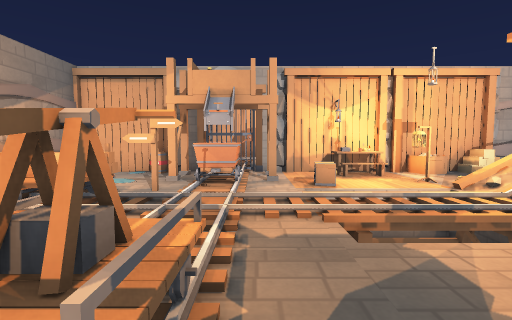
[1] (above)

16 first-person views from a walk through a level from a Godot 3-D game. The camera is 1.2 m above the floor, tilts 4° down and sees 85° across. Doors that lead somewhere are drawn open, without their leaves. The floor is counted in squares, 1 m on a side. Each view is taken from the middle of a square. On the plan, view 1 faces up. The plan holds only what a view shows up to about 13 squares ahead; the rest is blank. The place goes on beyond the plan. Surface patterns are stand-ins for the level's own textures.

[2]
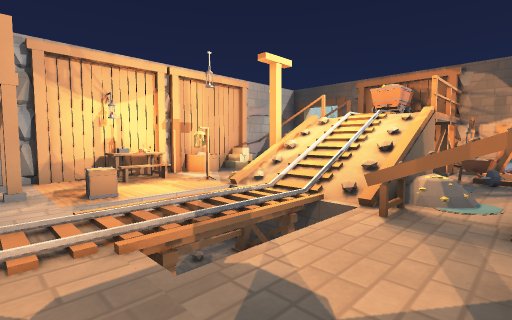

[3]
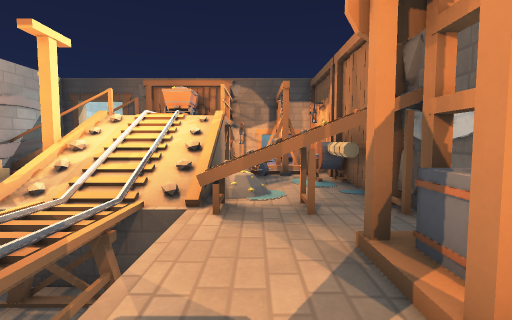

[4]
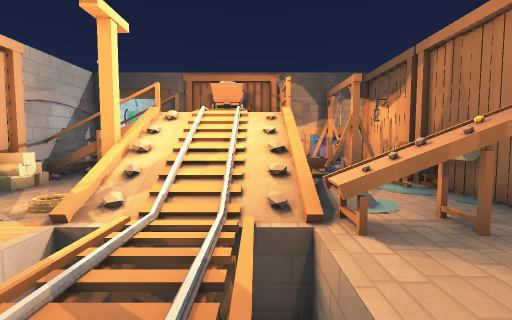

[5]
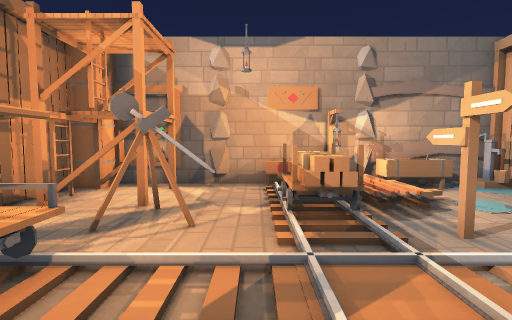

[6]
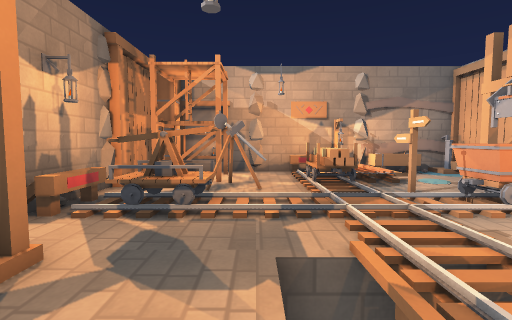

[7]
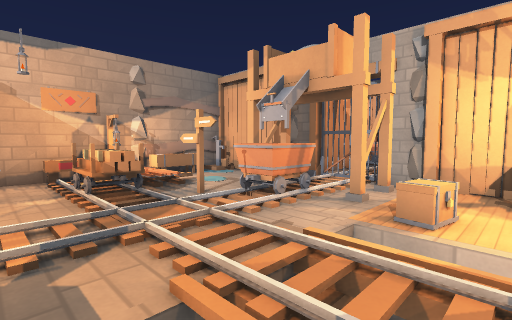

[8]
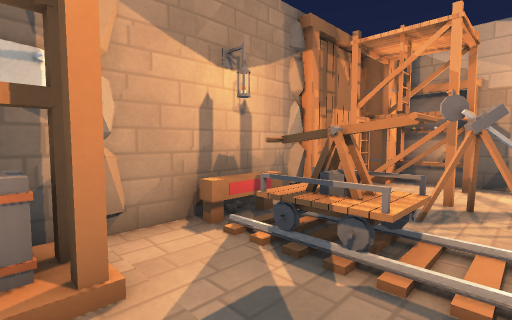

[9]
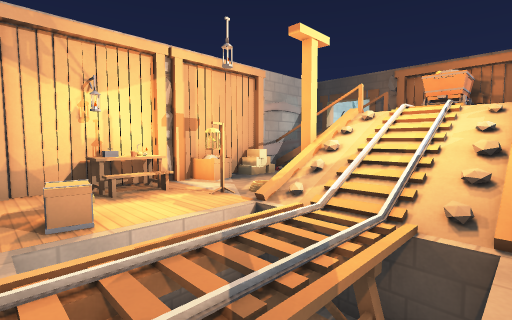

[10]
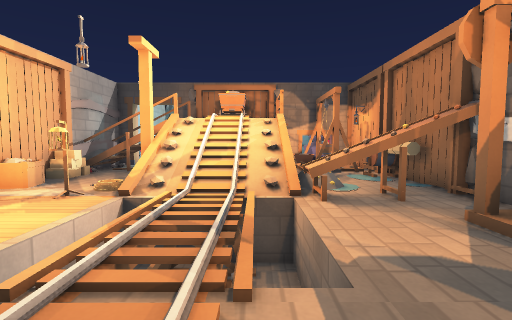

[11]
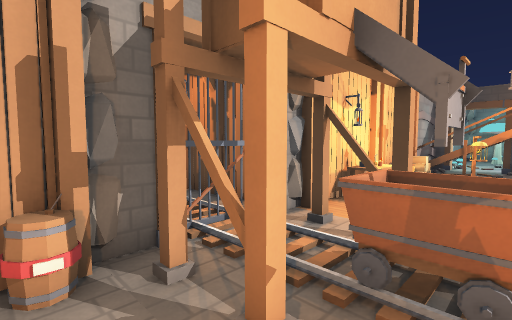

[12]
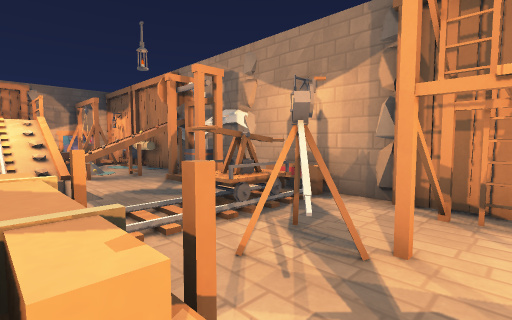

[13]
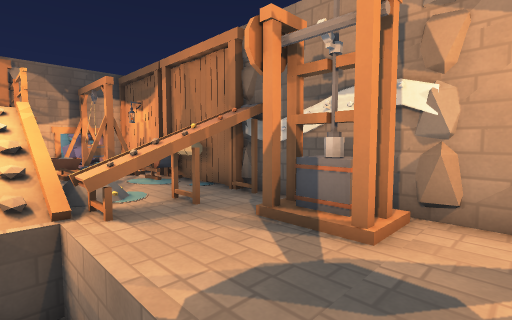

[14]
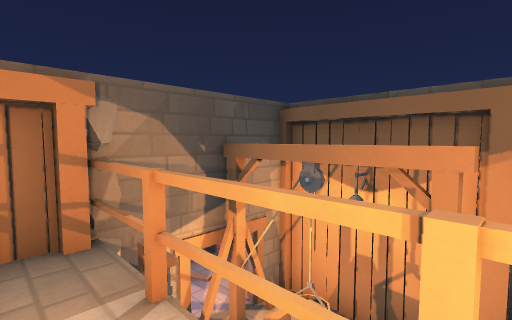

[15]
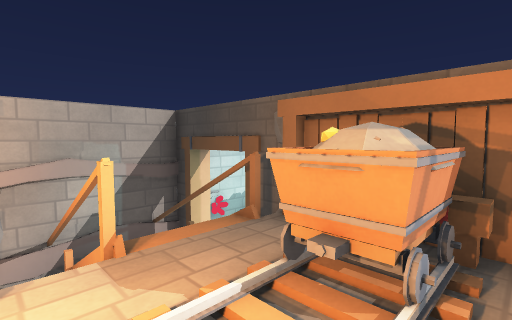

[16]
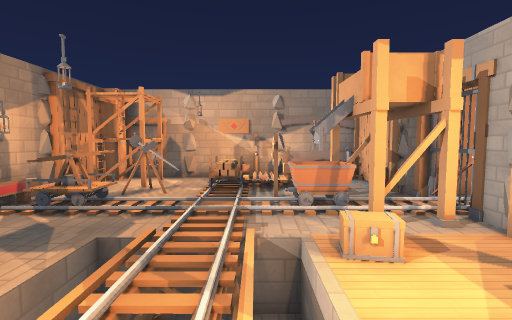

### Floor plan
Key: @ floor where view 1 was taken; # wall or solid block; x gap in a wall; . main floor; : floor 0.25 m higher than the main floor; + floor 0.75 m higher than the main floor; * floor 2 m higher than the main floor; / step, stairs or slope; = window, fence, low wall or low ledge; ^ raised ledge; v drop or lower ground; T table; S sack; G gate; C cage; A cart; P post; N conveyor; F frame; U pump; O other object.
Columns run from 7 left of view 1 to 15 right of it. Each row starts with its distance up from view 1.
 13     #   #
 12     # ..#
 11 #####x###############
 10 #U.O#.....TT.OO#Sx^###=
  9 #^..#..#.........^^^#
  8 #^....G..O..C/...x ^#
  7 #^//##A.....//P//*v*#
  6 #O//.....vvv/////***#
  5 # ./+....vvv/////*^^#
  4 #........vvv/////***#
  3 #..=#.......N///vvvv#
  2 #####.#.....N:v..vvvv.
  1 ##.#..#.#...N....FFFv.
  0  ###..x@.##.N..Ovvvv#
 -1   ###################

Where each view was taken, in squares from view 1:
view 1: 0 up, 0 right, facing up
view 2: 1 up, 0 right, facing up-right
view 3: 2 up, 0 right, facing right
view 4: 4 up, 1 right, facing right
view 5: 4 up, 1 right, facing left
view 6: 3 up, 4 right, facing left
view 7: 3 up, 3 right, facing up-left
view 8: 3 up, 2 right, facing down-left
view 9: 3 up, 1 right, facing up-right
view 10: 4 up, 1 left, facing right
view 11: 7 up, 4 left, facing up-right
view 12: 5 up, 5 left, facing down-right
view 13: 4 up, 0 right, facing down-right
view 14: 4 up, 9 right, facing down-right
view 15: 4 up, 9 right, facing up-right
view 16: 6 up, 6 right, facing left
